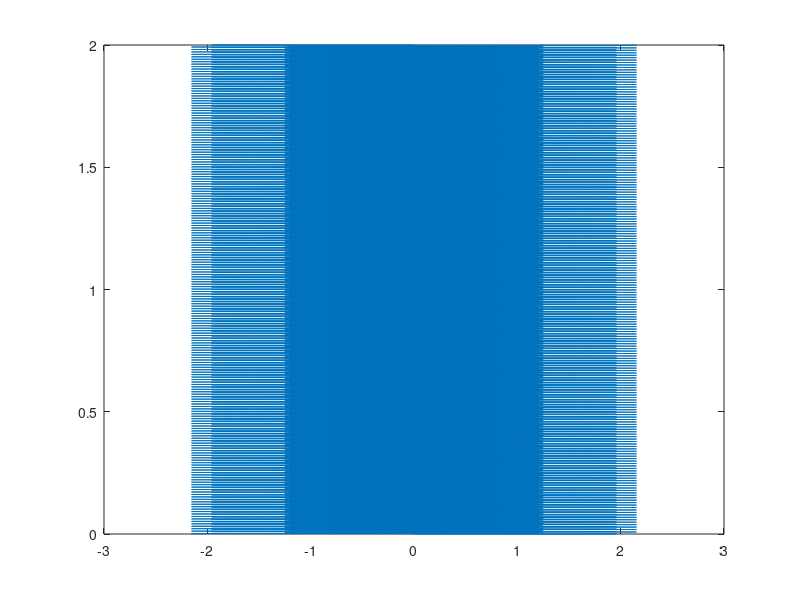

MATLAB code to generate this figure:
Fe = 44100;                     
t = 0:1/Fe:2;        
f0 = 400;
f1 = 500;
f2 = 1000;
% Construction du signal complexe
x = sin(2*pi*f0*t) + 0.7*sin(2*pi*f1*t) + 0.7*sin(2*pi*f2*t);
sound(x, Fe); 

plot(x,t);